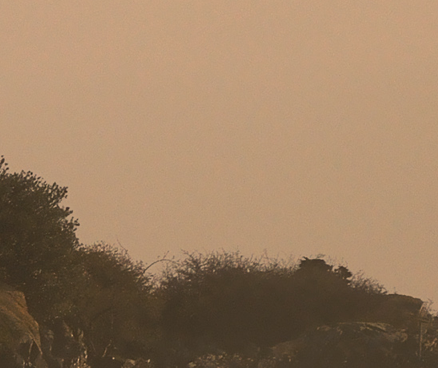
#> input picture 01_study/09_grey/sample.png, 438 x 368 px
$ python gray.py
#> lines starting #> are read from the running program, lines starting #| are printed output that depends on the picture
# -*- coding: utf-8 -*-
import cv2, matplotlib
import numpy as np
import matplotlib.pyplot as plt

img = cv2.imread('sample.png')
#> img is the input picture: shape (368, 438, 3); mean B, G, R 97.4, 125.5, 154.1

gray = cv2.cvtColor(img,cv2.COLOR_RGB2GRAY)
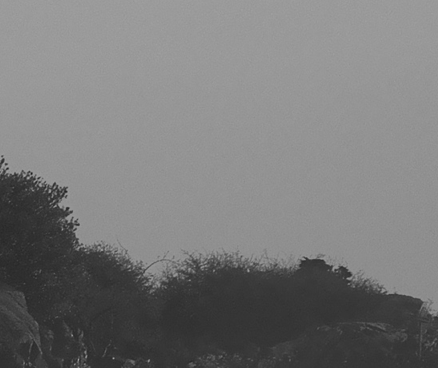
#> gray: shape (368, 438); min 28, max 162, mean 120.3
cv2.imshow('result',gray)
cv2.imwrite('grey.png',gray)
cv2.waitKey(0)
